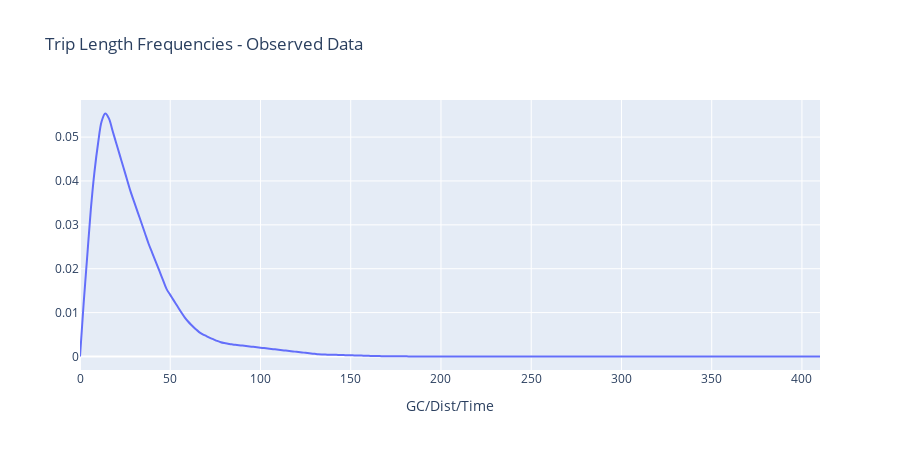

Notebook code for this chart:
### Code cell
# MAKE INTERACTIVE CHART
py.offline.init_notebook_mode(connected=True)

lstTripPurp  = dfTLF_Obs['TRIPPURP'].unique().tolist() # HBW, HBShp, HBOth,...
lstTLFType   = dfTLF_Obs['TLFTYPE' ].unique().tolist() # GC, Time, Dist
    
selectTripPurp  = widgets.SelectMultiple(options=lstTripPurp, value=('HBW'        ,), description='Trip Purpose')
selectTLFType   = widgets.SelectMultiple(options=lstTLFType , value=('GC'         ,), description='TLF Type'    )
selectPreset    = widgets.Select(options=dfZoomPresets['PRESET'].tolist(), value='All', description='Zoom Presets')

#custom extents
xmin = widgets.Text(value='0', description='X Min')
xmax = widgets.Text(value='60', description='X Max')
ymin = widgets.Text(value='0', description='Y Min')
ymax = widgets.Text(value='.01', description='Y Max')

widgets.interactive(update_plot_obs, trippurps=selectTripPurp, tlftypes=selectTLFType, zoompreset=selectPreset, xmin=xmin, xmax=xmax, ymin=ymin, ymax=ymax)

### Figure 1 — Plotly figure (JSON) as saved in the notebook; plotly's stock layout.template omitted (floating-point values rounded to 4 significant figures; data arrays with more than 128 entries replaced by an {"elided": "..."} marker saying what was removed)
{"data": [{"line": {"shape": "spline"}, "mode": "lines", "name": "HBW GC", "type": "scatter", "x": {"elided": "206 int values"}, "y": {"elided": "206 float values"}}], "layout": {"height": 450, "title": {"text": "Trip Length Frequencies - Observed Data"}, "xaxis": {"range": [null, null], "title": {"text": "GC/Dist/Time"}}, "yaxis": {"range": [null, null], "title": {"text": ""}}}}
